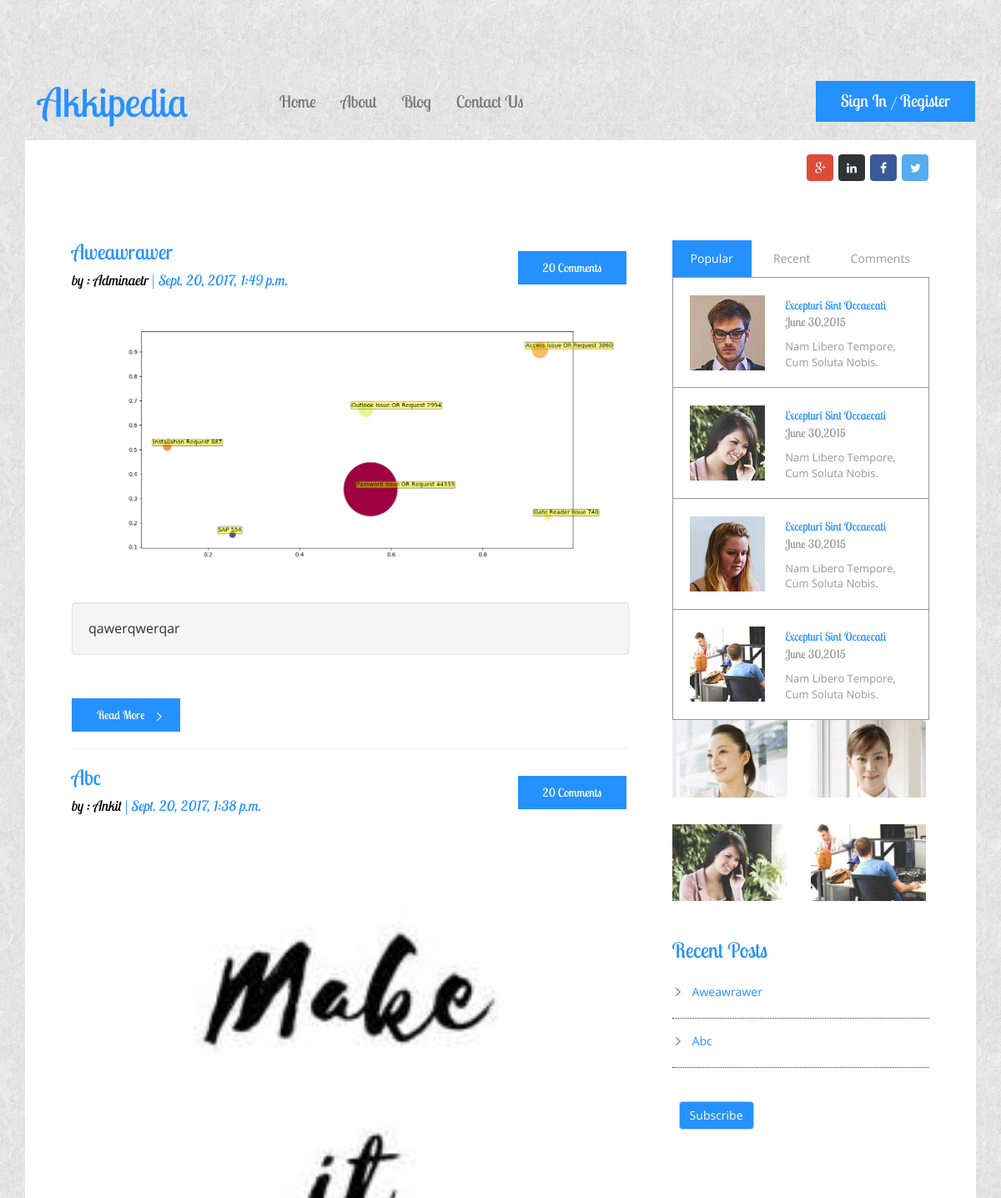
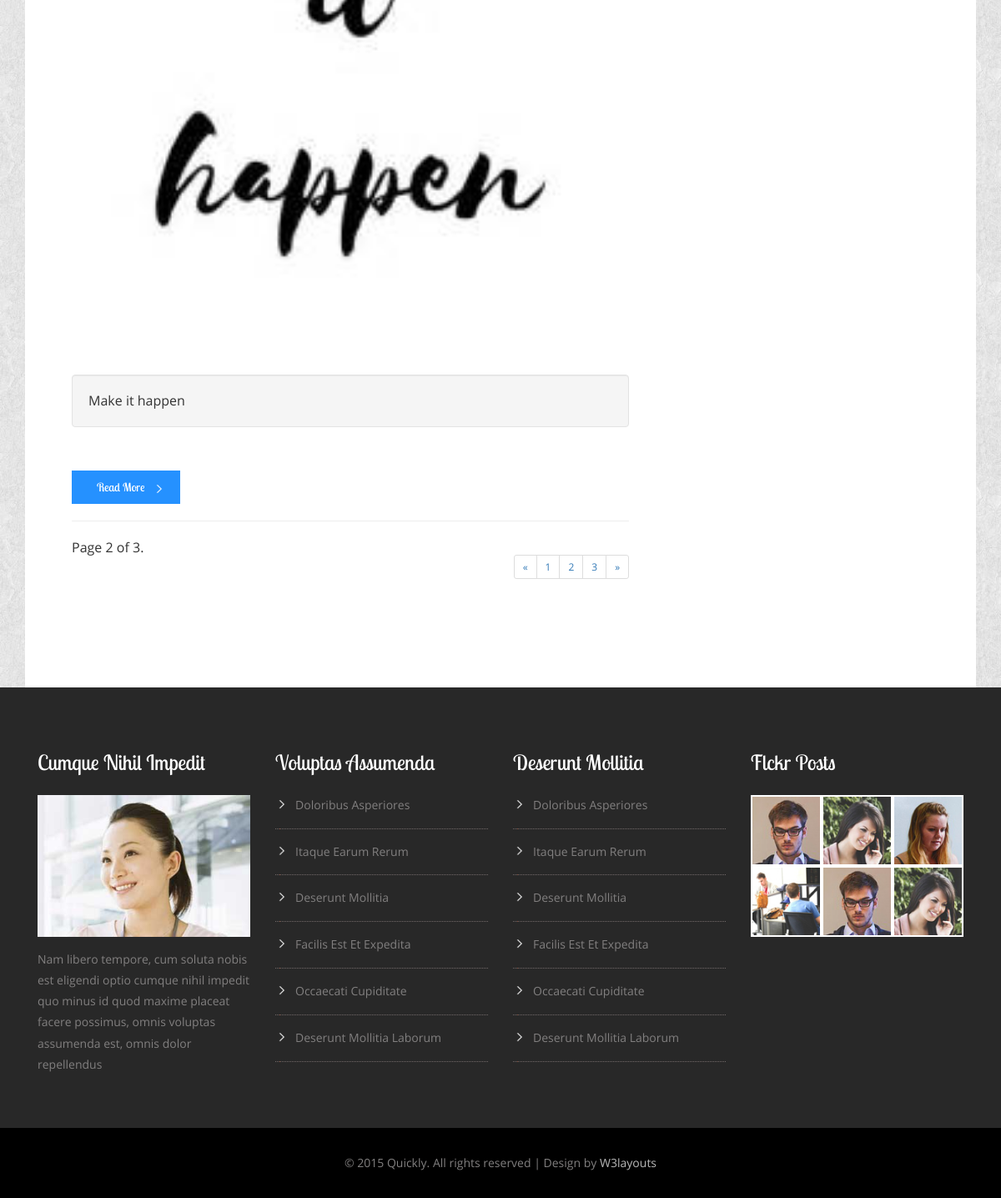
Screenshot of /blog/?page=2 with the database file from the repository (2 pictures, top to bottom).
### blog/models.py (models this page shows, shortened)
class Post(models.Model):
    title = models.CharField(max_length = 140)
    slug = models.SlugField(unique=True)
    image = models.ImageField(
            null=True,
            blank=True,
            upload_to='post/%Y/%m',)
    body =models.TextField()
    date =models.DateTimeField(db_index=True, auto_now=True )
    updateddate =models.DateTimeField(db_index=True, auto_now=True)
    author = models.CharField(max_length=50, default='Admin')
    def get_absolute_url(self):
        return reverse("blog:detail", kwargs={"slug":self.slug})
    class Meta:
        ordering = ["-id","date","-updateddate"]

### blog/views.py (the view)
def post_list(request):
	queryset_list = Post.objects.all()
	paginator = Paginator(queryset_list, 2) # Show 25 contacts per page
	page = request.GET.get('page')
	try:
		queryset = paginator.page(page)
	except PageNotAnInteger:
		queryset = paginator.page(1)
	except EmptyPage:
		queryset = paginator.page(paginator.num_pages)
	context = {
	"object_list": queryset,
	"title":"Akkipedia|blog"
	}
	return render(request, "blog/blog.html", context)

### personal/templates/blog/blog.html (shortened to what this page needs)
{% extends "personal/header.html" %}
{% block content %}
{% load staticfiles %}
<div class="blog">
				<div class="blog-left">
				{% for post in object_list %}
				<div class="blog-left-grid">
						<div class="blog-left-grid-left">
							<h3><a href="{{post.get_absolute_url}}"	>{{post.title}}</a></h3>
							<p><span>by : {{post.author}}</span> | {{post.date}} </p>
						</div>
						<div class="blog-left-grid-right">
							<a href="{{post.get_absolute_url}}" class="hvr-bounce-to-bottom non">20 Comments</a>
						</div>
						<div class="clearfix"> </div>
						{% if post.image %}
						<img src="{{ post.image.url }}" alt=" " class="img-responsive" />
						{% else %}
						<img src="" alt="" alt=" "/>
						{% endif %}
						<div class="distracted">
						<p class="well" style="white-space: nowrap; text-overflow: ellipsis; overflow: hidden;
                                    width: 100%;">{{post.body}} </p>
                                    </div>
						<div class="rd-mre">
							<a href="{{post.get_absolute_url}}" class="hvr-bounce-to-bottom quod">Read More</a>
						</div>
					</div>
					<hr>
					{% endfor %}
					<nav style="float: right;">
						 <ul class="pagination pagination-sm">
							<li>
							{% if object_list.has_previous %}
					            <a href="?page={{ object_list.previous_page_number }}">«</a>
					        {% endif %}
					        </li>
							{% if object_list.has_previous %}
								<li><a href="?page={{ object_list.previous_page_number }}">{{ object_list.previous_page_number }}</a></li>
							{% endif %}
					        <li><a href="?page={{ object_list.number }}">{{ object_list.number }}</a></li>
					        {% if object_list.has_next %}
								<li><a href="?page={{ object_list.next_page_number }}">{{ object_list.next_page_number }}</a></li>
							{% endif %}
							<li>
							{% if object_list.has_next %}
					            <a href="?page={{ object_list.next_page_number }}">»</a>
					        {% endif %}
					        </li>
						</ul>
					</nav>
					        <span class="current">
					            Page {{ object_list.number }} of {{ object_list.paginator.num_pages }}.
					        </span>
				</div>
				<div class="blog-right">
					<div class="sap_tabs">
					<div id="horizontalTab" style="display: block; width: 100%; margin: 0px;">
						  <ul class="resp-tabs-list">
							  <li class="resp-tab-item grid1" aria-controls="tab_item-0" role="tab"><span>Popular</span></li>
							  <li class="resp-tab-item grid2" aria-controls="tab_item-1" role="tab"><span>Recent</span></li>
							  <li class="resp-tab-item grid3" aria-controls="tab_item-2" role="tab"><span>Comments</span></li>
						  </ul>
							<div class="resp-tabs-container">
								<div class="tab-1 resp-tab-content" aria-labelledby="tab_item-0">
									<div class="facts">
									  <div class="tab_list">
										<a href="{% static 'personal/images/7-.jpg' %}" class="b-link-stripe b-animate-go swipebox"  title="">
											<img src="{% static 'personal/images/7.jpg' %}" alt=" " class="img-responsive" />
										</a>
									  </div>
									  <div class="tab_list1">
										<a href="#">excepturi sint occaecati</a>
										<p>June 30,2015 <span>Nam libero tempore, cum soluta nobis.</span></p>
									  </div>
									  <div class="clearfix"> </div>
									</div>
									<div class="facts">
									   <div class="tab_list">
										<a href="{% static 'personal/images/8-.jpg' %}" class="b-link-stripe b-animate-go   swipebox"  title="">
											<img src="{% static 'personal/images/8.jpg' %}" alt=" " class="img-responsive" />
										</a>
									  </div>
									  <div class="tab_list1">
										<a href="#">excepturi sint occaecati</a>
										<p>June 30,2015<span>Nam libero tempore, cum soluta nobis.</span></p>
									  </div>
									  <div class="clearfix"> </div>
									</div>
									<div class="facts">
									   <div class="tab_list">
										<a href="{% static 'personal/images/9-.jpg' %}" class="b-link-stripe b-animate-go   swipebox"  title="">
											<img src="{% static 'personal/images/9.jpg' %}" alt=" " class="img-responsive" />
										</a>
									  </div>
									  <div class="tab_list1">
										<a href="#">excepturi sint occaecati</a>
										<p>June 30,2015<span>Nam libero tempore, cum soluta nobis.</span></p>
									  </div>
									  <div class="clearfix"> </div>
									</div>
									<div class="facts">
									   <div class="tab_list">
										<a href="{% static 'personal/images/10-.jpg' %}" class="b-link-stripe b-animate-go   swipebox"  title="">
											<img src="{% static 'personal/images/10.jpg' %}" alt=" " class="img-responsive" />
										</a>
									  </div>
									  <div class="tab_list1">
										<a href="#">excepturi sint occaecati</a>
										<p>June 30,2015<span>Nam libero tempore, cum soluta nobis.</span></p>
									  </div>
									  <div class="clearfix"> </div>
									</div>
								</div>
							</div>
						<link rel="stylesheet" href="css/swipebox.css">
					</div>
					</div>
					<div class="four-fig">
						<div class="four-fig1">
							<a href="{% static 'personal/images/11-.jpg' %}" class="b-link-stripe b-animate-go   swipebox"  title="">
								<img src="{% static 'personal/images/11.jpg' %}" class="img-responsive" alt=" " />
							</a>
						</div>
						<div class="four-fig1">
							<a href="{% static 'personal/images/14-.jpg' %}" class="b-link-stripe b-animate-go   swipebox"  title="">
								<img src="{% static 'personal/images/14.jpg' %}" class="img-responsive" alt=" " />
							</a>
						</div>
						<div class="four-fig1">
							<a href="{% static 'personal/images/10-.jpg' %}" class="b-link-stripe b-animate-go   swipebox"  title="">
								<img src="{% static 'personal/images/21.jpg' %}" class="img-responsive" alt=" " />
							</a>
						</div>
						<div class="four-fig1">
							<a href="{% static 'personal/images/8-.jpg' %}" class="b-link-stripe b-animate-go   swipebox"  title="">
								<img src="{% static 'personal/images/22.jpg' %}" class="img-responsive" alt=" " />
							</a>
						</div>
						<div class="clearfix"> </div>
					</div>
					<div class="pgs">
						<h3>Recent Posts</h3>
						<ul>{% for new in object_list|slice:":5" %}
							<li><a href="/blog/{{new.id}}">{{new.title}}</a></li>
							{% endfor %}
						</ul>
					</div>
					{% block divnewslettersignupbutton %}
					<div class="newsletter">
						<form action="/newsletter/sign_up">
								<button class="btn btn-default" style="background-color:#2591ff; color: white " type="submit" >Subscribe</button>
						</form>
					</div>
					{% endblock %}
				</div>
			</div>
{% endblock %}

### personal/templates/personal/header.html (shortened to what this page needs)
<!DOCTYPE html>
<html>
<head>
{% load staticfiles %}
<link href="{% static 'personal/css/bootstrap.css' %}" rel="stylesheet" type="text/css" media="all" />
<link href="{% static 'personal/css/style.css' %}" rel="stylesheet" type="text/css" media="all" />
<link href="{% static 'personal/css/style5.css' %}" rel="stylesheet" type="text/css" media="all" />
</head>
<body>
	<div class="banner-body">
		<div class="container">
			<div class="header">
				<div class="header-nav">
					<nav class="navbar navbar-default">
						<div class="navbar-header">
						   <a class="navbar-brand" href='/'><span>A</span>kkipedia</a>
						</div>
						<div class="collapse navbar-collapse nav-wil" id="bs-example-navbar-collapse-1">
						 <ul class="nav navbar-nav">
							<li class="hvr-bounce-to-bottom"><a href='/'>Home</a></li>
							<li class="hvr-bounce-to-bottom"><a href="/about/">About</a></li>
							<li class="hvr-bounce-to-bottom"><a href='/blog/'>Blog</a></li>
							<li class="hvr-bounce-to-bottom"><a href='/contact/'>Contact Us</a></li>
						  </ul>
						  <div class="sign-in">
							<ul>
								<li><a href="login.html">Sign In </a>/</li>
								<li><a href="register.html">Register</a></li>
							</ul>
							</div>
						</div>
					</nav>
				</div>
			</div>
	<div class="header-bottom">
		<div class="header-bottom-top">
			<ul>
				<li><a href="#" class="g"> </a></li>
				<li><a href="#" class="p"> </a></li>
				<li><a href="https://www.facebook.com/akki013" class="facebook"> </a></li>
				<li><a href="#" class="twitter"> </a></li>
			</ul>
		</div>
		<div class="clearfix"> </div>
			   {% block content %}
			   {% endblock %}
		</div>
	</div>
	<div class="footer">
		<div class="container">
			<div class="footer-grids">
				<div class="col-md-3 footer-grid">
					<h3>cumque nihil impedit</h3>
					<div class="footer-grd-left">
						<img src="images/11.jpg" class="img-responsive" alt=" " />
					</div>
					<div class="footer-grd-left">
						<p>Nam libero tempore, cum
							soluta nobis est eligendi optio cumque nihil impedit quo minus
							id quod maxime placeat facere possimus, omnis voluptas assumenda
							est, omnis dolor repellendus</p>
					</div>
				</div>
				<div class="col-md-3 footer-grid">
					<h3>voluptas assumenda</h3>
					<ul>
						<li><a href="#">doloribus asperiores</a></li>
						<li><a href="#">Itaque earum rerum</a></li>
						<li><a href="#">deserunt mollitia</a></li>
						<li><a href="#">facilis est et expedita</a></li>
						<li><a href="#">occaecati cupiditate</a></li>
						<li><a href="#">deserunt mollitia laborum</a></li>
					</ul>
				</div>
				<div class="col-md-3 footer-grid">
					<h3>deserunt mollitia</h3>
					<ul>
						<li><a href="#">doloribus asperiores</a></li>
						<li><a href="#">Itaque earum rerum</a></li>
						<li><a href="#">deserunt mollitia</a></li>
						<li><a href="#">facilis est et expedita</a></li>
						<li><a href="#">occaecati cupiditate</a></li>
						<li><a href="#">deserunt mollitia laborum</a></li>
					</ul>
				</div>
				<div class="col-md-3 footer-grid">
					<h3>Flckr Posts</h3>
					<div class="footer-grd">
						<img src="images/7.jpg" class="img-responsive" alt=" " />
					</div>
					<div class="footer-grd">
						<img src="images/8.jpg" class="img-responsive" alt=" " />
					</div>
					<div class="footer-grd">
						<img src="images/9.jpg" class="img-responsive" alt=" " />
					</div>
					<div class="footer-grd">
						<img src="images/10.jpg" class="img-responsive" alt=" " />
					</div>
					<div class="footer-grd">
						<img src="images/7.jpg" class="img-responsive" alt=" " />
					</div>
					<div class="footer-grd">
						<img src="images/8.jpg" class="img-responsive" alt=" " />
					</div>
				</div>
				<div class="clearfix"> </div>
			</div>
		</div>
	</div>
	<div class="footer-bottom">
		<div class="container">
			<p>© 2015 Quickly. All rights reserved | Design by <a href="http://w3layouts.com/"> W3layouts</a></p>
		</div>
	</div>
</body>
</html>

### rows the page displays
Post: title "Aweawrawer", author "Adminaetr", date "Sept. 20, 2017, 1:49 p.m.", image (picture), body "qawerqwerqar"
Post: title "Abc", author "Ankit", date "Sept. 20, 2017, 1:38 p.m.", image (picture), body "Make it happen"

### other values shown
{{ object_list.previous_page_number }} "1"
{{ object_list.number }} "2"
{{ object_list.next_page_number }} "3"
{{ object_list.paginator.num_pages }} "3"
